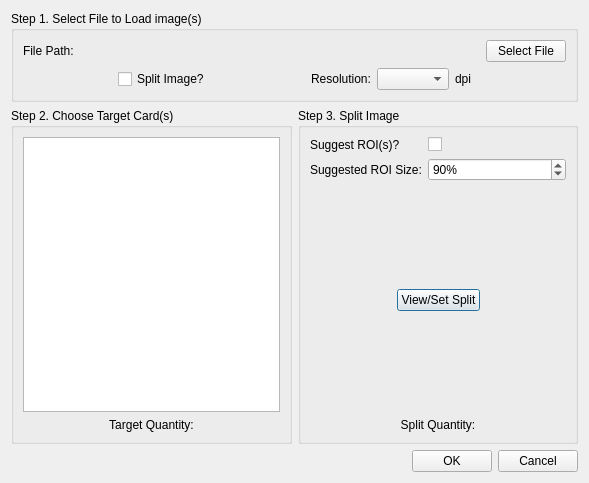
<?xml version="1.0" encoding="UTF-8"?>
<ui version="4.0">
 <class>Dialog</class>
 <widget class="QDialog" name="Dialog">
  <property name="geometry">
   <rect>
    <x>0</x>
    <y>0</y>
    <width>589</width>
    <height>483</height>
   </rect>
  </property>
  <property name="windowTitle">
   <string>Dialog</string>
  </property>
  <layout class="QVBoxLayout" name="verticalLayout_4">
   <item>
    <widget class="QGroupBox" name="groupBox">
     <property name="title">
      <string>Step 1. Select File to Load image(s)</string>
     </property>
     <layout class="QVBoxLayout" name="verticalLayout">
      <item>
       <layout class="QHBoxLayout" name="horizontalLayout_2">
        <item>
         <widget class="QLabel" name="labelFile">
          <property name="sizePolicy">
           <sizepolicy hsizetype="Expanding" vsizetype="Preferred">
            <horstretch>0</horstretch>
            <verstretch>0</verstretch>
           </sizepolicy>
          </property>
          <property name="text">
           <string>File Path:</string>
          </property>
          <property name="wordWrap">
           <bool>true</bool>
          </property>
         </widget>
        </item>
        <item>
         <widget class="QPushButton" name="buttonSelectFile">
          <property name="text">
           <string>Select File</string>
          </property>
         </widget>
        </item>
       </layout>
      </item>
      <item>
       <layout class="QHBoxLayout" name="horizontalLayout">
        <item>
         <spacer name="horizontalSpacer">
          <property name="orientation">
           <enum>Qt::Horizontal</enum>
          </property>
          <property name="sizeHint" stdset="0">
           <size>
            <width>40</width>
            <height>20</height>
           </size>
          </property>
         </spacer>
        </item>
        <item>
         <widget class="QCheckBox" name="checkBoxSplit">
          <property name="text">
           <string>Split Image?</string>
          </property>
         </widget>
        </item>
        <item>
         <spacer name="horizontalSpacer_2">
          <property name="orientation">
           <enum>Qt::Horizontal</enum>
          </property>
          <property name="sizeHint" stdset="0">
           <size>
            <width>40</width>
            <height>20</height>
           </size>
          </property>
         </spacer>
        </item>
        <item>
         <widget class="QLabel" name="label">
          <property name="text">
           <string>Resolution:</string>
          </property>
         </widget>
        </item>
        <item>
         <widget class="QComboBox" name="comboBoxResolution">
          <property name="sizeAdjustPolicy">
           <enum>QComboBox::AdjustToContents</enum>
          </property>
         </widget>
        </item>
        <item>
         <widget class="QLabel" name="label_2">
          <property name="text">
           <string>dpi</string>
          </property>
         </widget>
        </item>
        <item>
         <spacer name="horizontalSpacer_3">
          <property name="orientation">
           <enum>Qt::Horizontal</enum>
          </property>
          <property name="sizeHint" stdset="0">
           <size>
            <width>40</width>
            <height>20</height>
           </size>
          </property>
         </spacer>
        </item>
       </layout>
      </item>
     </layout>
    </widget>
   </item>
   <item>
    <layout class="QHBoxLayout" name="horizontalLayout_3">
     <item>
      <widget class="QGroupBox" name="groupBox_2">
       <property name="title">
        <string>Step 2. Choose Target Card(s)</string>
       </property>
       <layout class="QVBoxLayout" name="verticalLayout_2">
        <item>
         <widget class="QListWidget" name="listWidget">
          <property name="alternatingRowColors">
           <bool>true</bool>
          </property>
         </widget>
        </item>
        <item>
         <widget class="QLabel" name="labelTargetQuantity">
          <property name="text">
           <string>Target Quantity:</string>
          </property>
          <property name="alignment">
           <set>Qt::AlignCenter</set>
          </property>
         </widget>
        </item>
       </layout>
      </widget>
     </item>
     <item>
      <widget class="QGroupBox" name="groupBox3">
       <property name="title">
        <string>Step 3. Split Image</string>
       </property>
       <layout class="QVBoxLayout" name="verticalLayout_3">
        <item>
         <layout class="QFormLayout" name="formLayout">
          <item row="1" column="0">
           <widget class="QLabel" name="label_6">
            <property name="text">
             <string>Suggested ROI Size:</string>
            </property>
           </widget>
          </item>
          <item row="1" column="1">
           <widget class="QSpinBox" name="spinBoxRoi">
            <property name="suffix">
             <string>%</string>
            </property>
            <property name="minimum">
             <number>5</number>
            </property>
            <property name="maximum">
             <number>100</number>
            </property>
            <property name="singleStep">
             <number>5</number>
            </property>
            <property name="value">
             <number>90</number>
            </property>
           </widget>
          </item>
          <item row="0" column="0">
           <widget class="QLabel" name="suggestRoiLabel">
            <property name="text">
             <string>Suggest ROI(s)?</string>
            </property>
           </widget>
          </item>
          <item row="0" column="1">
           <widget class="QCheckBox" name="suggestRoiCheckBox"/>
          </item>
         </layout>
        </item>
        <item>
         <spacer name="verticalSpacer_2">
          <property name="orientation">
           <enum>Qt::Vertical</enum>
          </property>
          <property name="sizeHint" stdset="0">
           <size>
            <width>20</width>
            <height>52</height>
           </size>
          </property>
         </spacer>
        </item>
        <item>
         <layout class="QHBoxLayout" name="horizontalLayout_4">
          <item>
           <spacer name="horizontalSpacer_4">
            <property name="orientation">
             <enum>Qt::Horizontal</enum>
            </property>
            <property name="sizeHint" stdset="0">
             <size>
              <width>40</width>
              <height>20</height>
             </size>
            </property>
           </spacer>
          </item>
          <item>
           <widget class="QPushButton" name="pushButton">
            <property name="sizePolicy">
             <sizepolicy hsizetype="Preferred" vsizetype="Fixed">
              <horstretch>0</horstretch>
              <verstretch>0</verstretch>
             </sizepolicy>
            </property>
            <property name="text">
             <string>View/Set Split</string>
            </property>
            <property name="default">
             <bool>true</bool>
            </property>
           </widget>
          </item>
          <item>
           <spacer name="horizontalSpacer_5">
            <property name="orientation">
             <enum>Qt::Horizontal</enum>
            </property>
            <property name="sizeHint" stdset="0">
             <size>
              <width>40</width>
              <height>20</height>
             </size>
            </property>
           </spacer>
          </item>
         </layout>
        </item>
        <item>
         <spacer name="verticalSpacer_3">
          <property name="orientation">
           <enum>Qt::Vertical</enum>
          </property>
          <property name="sizeHint" stdset="0">
           <size>
            <width>20</width>
            <height>51</height>
           </size>
          </property>
         </spacer>
        </item>
        <item>
         <widget class="QLabel" name="labelSplitQuantity">
          <property name="text">
           <string>Split Quantity:</string>
          </property>
          <property name="alignment">
           <set>Qt::AlignCenter</set>
          </property>
         </widget>
        </item>
       </layout>
      </widget>
     </item>
    </layout>
   </item>
   <item>
    <widget class="QDialogButtonBox" name="buttonBox">
     <property name="orientation">
      <enum>Qt::Horizontal</enum>
     </property>
     <property name="standardButtons">
      <set>QDialogButtonBox::Cancel|QDialogButtonBox::Ok</set>
     </property>
    </widget>
   </item>
  </layout>
 </widget>
 <resources/>
 <connections>
  <connection>
   <sender>buttonBox</sender>
   <signal>accepted()</signal>
   <receiver>Dialog</receiver>
   <slot>accept()</slot>
   <hints>
    <hint type="sourcelabel">
     <x>248</x>
     <y>254</y>
    </hint>
    <hint type="destinationlabel">
     <x>157</x>
     <y>274</y>
    </hint>
   </hints>
  </connection>
  <connection>
   <sender>buttonBox</sender>
   <signal>rejected()</signal>
   <receiver>Dialog</receiver>
   <slot>reject()</slot>
   <hints>
    <hint type="sourcelabel">
     <x>316</x>
     <y>260</y>
    </hint>
    <hint type="destinationlabel">
     <x>286</x>
     <y>274</y>
    </hint>
   </hints>
  </connection>
 </connections>
</ui>
